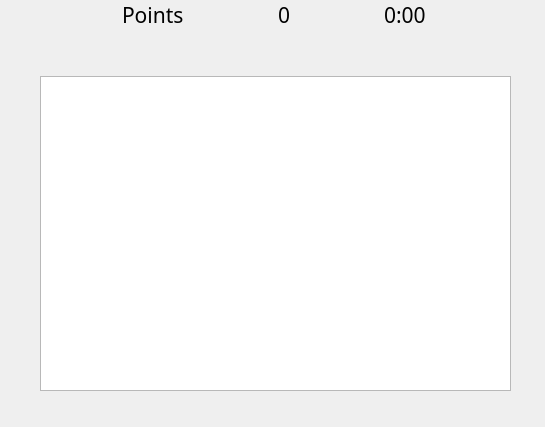
<?xml version="1.0" encoding="UTF-8"?>
<ui version="4.0">
 <class>Memory</class>
 <widget class="QDialog" name="Memory">
  <property name="geometry">
   <rect>
    <x>0</x>
    <y>0</y>
    <width>545</width>
    <height>427</height>
   </rect>
  </property>
  <property name="windowTitle">
   <string>Dialog</string>
  </property>
  <widget class="QWidget" name="gridLayoutWidget">
   <property name="geometry">
    <rect>
     <x>0</x>
     <y>0</y>
     <width>551</width>
     <height>431</height>
    </rect>
   </property>
   <layout class="QGridLayout" name="gameLayer">
    <item row="2" column="1">
     <spacer name="verticalSpacer_2">
      <property name="orientation">
       <enum>Qt::Vertical</enum>
      </property>
      <property name="sizeType">
       <enum>QSizePolicy::Minimum</enum>
      </property>
      <property name="sizeHint" stdset="0">
       <size>
        <width>20</width>
        <height>40</height>
       </size>
      </property>
     </spacer>
    </item>
    <item row="1" column="1">
     <widget class="QTableWidget" name="gameField">
      <property name="rowCount">
       <number>0</number>
      </property>
      <property name="columnCount">
       <number>0</number>
      </property>
      <attribute name="horizontalHeaderVisible">
       <bool>false</bool>
      </attribute>
      <attribute name="horizontalHeaderCascadingSectionResizes">
       <bool>false</bool>
      </attribute>
      <attribute name="horizontalHeaderShowSortIndicator" stdset="0">
       <bool>false</bool>
      </attribute>
      <attribute name="horizontalHeaderStretchLastSection">
       <bool>false</bool>
      </attribute>
      <attribute name="verticalHeaderVisible">
       <bool>false</bool>
      </attribute>
     </widget>
    </item>
    <item row="1" column="0">
     <spacer name="horizontalSpacer">
      <property name="orientation">
       <enum>Qt::Horizontal</enum>
      </property>
      <property name="sizeType">
       <enum>QSizePolicy::Minimum</enum>
      </property>
      <property name="sizeHint" stdset="0">
       <size>
        <width>40</width>
        <height>20</height>
       </size>
      </property>
     </spacer>
    </item>
    <item row="1" column="2">
     <spacer name="horizontalSpacer_2">
      <property name="orientation">
       <enum>Qt::Horizontal</enum>
      </property>
      <property name="sizeType">
       <enum>QSizePolicy::Minimum</enum>
      </property>
      <property name="sizeHint" stdset="0">
       <size>
        <width>40</width>
        <height>20</height>
       </size>
      </property>
     </spacer>
    </item>
    <item row="0" column="1">
     <layout class="QHBoxLayout" name="horizontalLayout" stretch="0,0,0">
      <property name="spacing">
       <number>12</number>
      </property>
      <property name="bottomMargin">
       <number>40</number>
      </property>
      <item>
       <widget class="QLabel" name="aboutPoints">
        <property name="sizePolicy">
         <sizepolicy hsizetype="Maximum" vsizetype="Minimum">
          <horstretch>0</horstretch>
          <verstretch>0</verstretch>
         </sizepolicy>
        </property>
        <property name="font">
         <font>
          <family>Calisto MT</family>
          <pointsize>16</pointsize>
         </font>
        </property>
        <property name="text">
         <string>Points</string>
        </property>
       </widget>
      </item>
      <item>
       <widget class="QLabel" name="pointsLabel">
        <property name="sizePolicy">
         <sizepolicy hsizetype="Maximum" vsizetype="Maximum">
          <horstretch>0</horstretch>
          <verstretch>0</verstretch>
         </sizepolicy>
        </property>
        <property name="font">
         <font>
          <family>Calisto MT</family>
          <pointsize>16</pointsize>
         </font>
        </property>
        <property name="text">
         <string>0</string>
        </property>
       </widget>
      </item>
      <item>
       <widget class="QLabel" name="timerLabel">
        <property name="sizePolicy">
         <sizepolicy hsizetype="Maximum" vsizetype="Maximum">
          <horstretch>0</horstretch>
          <verstretch>0</verstretch>
         </sizepolicy>
        </property>
        <property name="font">
         <font>
          <family>Calisto MT</family>
          <pointsize>16</pointsize>
         </font>
        </property>
        <property name="text">
         <string>0:00</string>
        </property>
       </widget>
      </item>
     </layout>
    </item>
   </layout>
  </widget>
 </widget>
 <resources/>
 <connections/>
</ui>
